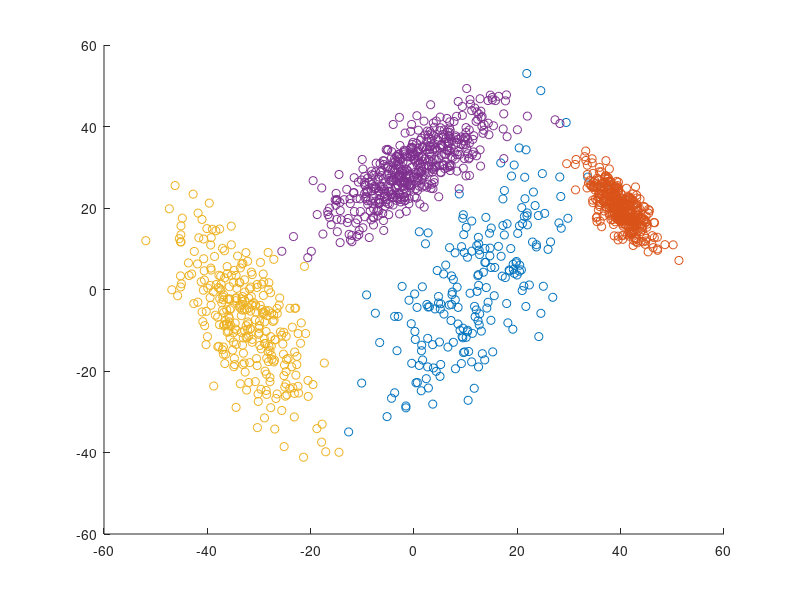

MATLAB code for this plot:
% this script playes a role of dataset constructor. 
clear
clc

cov(1).matrix = [1, 3; 4, 2]*[16, 0 ;0, 9]*[1, 3; 4, 2]';
cov(2).matrix = [1, -3; -4, 2]*[1, 0 ;0, 1]*[1, -3; -4, 2]';
cov(3).matrix = [-1, 3; 4, -2]*[9, 0 ;0, 4]*[-1, 3; 4, -2]';
cov(4).matrix = [1, 3; 4, 2]*[2, 0 ;0, 7]*[1, 3; 4, 2]';

mean(1).mu = [12,0];
mean(2).mu = [40,20];
mean(3).mu = [-33,-7];
mean(4).mu = [0,30];

n(1) = 200;
n(2) = 400;
n(3) = 300;
n(4) = 500;

DD = [];
for i=1:4
    D(i).set = mvnrnd(mean(i).mu,cov(i).matrix,n(i));
    DD = [DD;D(i).set];
end
size(DD)
fh(1) = figure(1);
clf(fh(1))
for i=1:4
    scatter(D(i).set(:,1),D(i).set(:,2))
    hold on;
end

